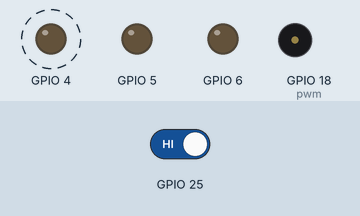
Recording of a program running on a simulated Raspberry Pi (BCM pin numbers). On the bench: output pins drawn as LEDs (lit = HIGH), buzzer (waves = sounding). Dashed ring = blinking. The inputs (shaded band) are chosen by the test bench; at power-on: GPIO 25 HIGH. Random numbers come from a fixed seed; pins used as bus, display or sensor lines are not drawn; what the program prints to the terminal is not drawn. At 4.9 s the program stops and its outputs stay as they are.

Above: at 1.2 s.
1.3 s: GPIO 25 driven LOW
At 4.3 s:
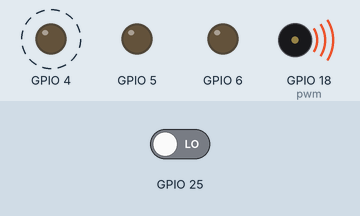
At 6.1 s:
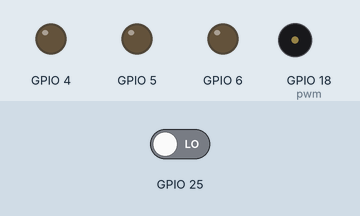
Timing chart, 0 to 6.4 s (numbered marks = the images above; inputs shaded):
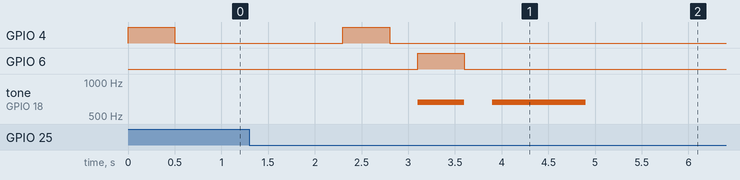

The program:

GBHmission020104.py
```python
import RPi.GPIO as GPIO
import time
import random

GPIO.setmode(GPIO.BCM)
GPIO.setup(4, GPIO.OUT)
GPIO.setup(5, GPIO.OUT)
GPIO.setup(6, GPIO.OUT)
GPIO.setup(18, GPIO.OUT)
GPIO.setup(22, GPIO.IN)
GPIO.setup(23, GPIO.IN)
GPIO.setup(24, GPIO.IN)
GPIO.setup(25, GPIO.IN)
ledr = 4
ledg = 5
ledb = 6
scale = [523, 587, 659]
arrLED = [ledr, ledg, ledb]
order = []
pwm = GPIO.PWM(18, 10000)

def buzzzz(cincolor):
    if cincolor == ledr:
        pwm.ChangeFrequency(scale[0])
    elif cincolor == ledg:
        pwm.ChangeFrequency(scale[1])
    elif cincolor == ledb:
        pwm.ChangeFrequency(scale[2])
    pwm.start(1)
    time.sleep(0.5)
    pwm.stop()

def LEDOn(order):
    for cincolor in order:
        GPIO.setup(cincolor, GPIO.OUT)
        GPIO.output(cincolor, GPIO.HIGH)
        buzzzz(cincolor)
        GPIO.output(cincolor, GPIO.LOW)
        time.sleep(0.3)

def userInput():
    while True:
        if GPIO.input(4) == GPIO.LOW:
            return ledr
        if GPIO.input(5) == GPIO.LOW:
            return ledg
        if GPIO.input(6) == GPIO.LOW:
            return ledb

def main():
    try:
        while True:
            order.append(random.choice(arrLED))
            LEDOn(order)

            user_input = []
            for _ in range(len(order)):
                button_pressed = userInput()
                user_input.append(button_pressed)
                buzzzz(0.1)

            if user_input != order:
                print("Game Over! Your score:", len(order) - 1)
                break

            if GPIO.input(25) == GPIO.LOW:
                print("강제 종료! Your score:", len(order) - 1)

            time.sleep(1)

    except KeyboardInterrupt:
        pass
    finally:
        GPIO.cleanup()

if __name__ == "__main__":
    main()
```
